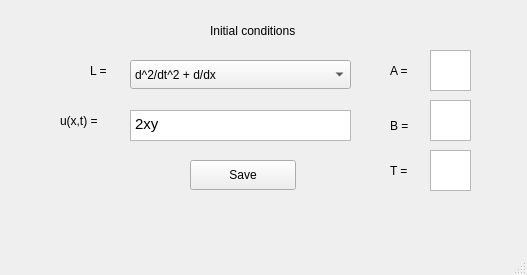
<?xml version="1.0" encoding="UTF-8"?>
<ui version="4.0">
 <class>MainWindow</class>
 <widget class="QMainWindow" name="MainWindow">
  <property name="geometry">
   <rect>
    <x>0</x>
    <y>0</y>
    <width>527</width>
    <height>275</height>
   </rect>
  </property>
  <property name="windowTitle">
   <string>MainWindow</string>
  </property>
  <widget class="QWidget" name="centralwidget">
   <widget class="QLabel" name="label">
    <property name="geometry">
     <rect>
      <x>90</x>
      <y>60</y>
      <width>41</width>
      <height>21</height>
     </rect>
    </property>
    <property name="text">
     <string>L =</string>
    </property>
   </widget>
   <widget class="QComboBox" name="comboBox">
    <property name="geometry">
     <rect>
      <x>130</x>
      <y>60</y>
      <width>221</width>
      <height>29</height>
     </rect>
    </property>
    <item>
     <property name="text">
      <string>d^2/dt^2 + d/dx</string>
     </property>
    </item>
    <item>
     <property name="text">
      <string/>
     </property>
    </item>
   </widget>
   <widget class="QLabel" name="label_2">
    <property name="geometry">
     <rect>
      <x>60</x>
      <y>110</y>
      <width>61</width>
      <height>21</height>
     </rect>
    </property>
    <property name="text">
     <string>u(x,t) =</string>
    </property>
   </widget>
   <widget class="QLabel" name="label_3">
    <property name="geometry">
     <rect>
      <x>390</x>
      <y>60</y>
      <width>31</width>
      <height>21</height>
     </rect>
    </property>
    <property name="text">
     <string>A =</string>
    </property>
   </widget>
   <widget class="QLabel" name="label_4">
    <property name="geometry">
     <rect>
      <x>390</x>
      <y>110</y>
      <width>31</width>
      <height>31</height>
     </rect>
    </property>
    <property name="text">
     <string>B = </string>
    </property>
   </widget>
   <widget class="QTextEdit" name="BText">
    <property name="geometry">
     <rect>
      <x>430</x>
      <y>100</y>
      <width>41</width>
      <height>41</height>
     </rect>
    </property>
   </widget>
   <widget class="QLabel" name="label_5">
    <property name="geometry">
     <rect>
      <x>390</x>
      <y>160</y>
      <width>41</width>
      <height>21</height>
     </rect>
    </property>
    <property name="text">
     <string>T = </string>
    </property>
   </widget>
   <widget class="QLabel" name="label_6">
    <property name="geometry">
     <rect>
      <x>210</x>
      <y>20</y>
      <width>141</width>
      <height>21</height>
     </rect>
    </property>
    <property name="text">
     <string>Initial conditions</string>
    </property>
   </widget>
   <widget class="QPushButton" name="pushButton">
    <property name="geometry">
     <rect>
      <x>190</x>
      <y>160</y>
      <width>106</width>
      <height>30</height>
     </rect>
    </property>
    <property name="text">
     <string>Save</string>
    </property>
   </widget>
   <widget class="QTextEdit" name="uText">
    <property name="geometry">
     <rect>
      <x>130</x>
      <y>110</y>
      <width>221</width>
      <height>31</height>
     </rect>
    </property>
    <property name="html">
     <string>&lt;!DOCTYPE HTML PUBLIC &quot;-//W3C//DTD HTML 4.0//EN&quot; &quot;http://www.w3.org/TR/REC-html40/strict.dtd&quot;&gt;
&lt;html&gt;&lt;head&gt;&lt;meta name=&quot;qrichtext&quot; content=&quot;1&quot; /&gt;&lt;style type=&quot;text/css&quot;&gt;
p, li { white-space: pre-wrap; }
&lt;/style&gt;&lt;/head&gt;&lt;body style=&quot; font-family:'Ubuntu'; font-size:11pt; font-weight:400; font-style:normal;&quot;&gt;
&lt;p style=&quot; margin-top:0px; margin-bottom:0px; margin-left:0px; margin-right:0px; -qt-block-indent:0; text-indent:0px;&quot;&gt;2xy&lt;/p&gt;&lt;/body&gt;&lt;/html&gt;</string>
    </property>
   </widget>
   <widget class="QTextEdit" name="AText">
    <property name="geometry">
     <rect>
      <x>430</x>
      <y>50</y>
      <width>41</width>
      <height>41</height>
     </rect>
    </property>
   </widget>
   <widget class="QTextEdit" name="TText">
    <property name="geometry">
     <rect>
      <x>430</x>
      <y>150</y>
      <width>41</width>
      <height>41</height>
     </rect>
    </property>
   </widget>
  </widget>
  <widget class="QMenuBar" name="menubar">
   <property name="geometry">
    <rect>
     <x>0</x>
     <y>0</y>
     <width>527</width>
     <height>26</height>
    </rect>
   </property>
  </widget>
  <widget class="QStatusBar" name="statusbar"/>
 </widget>
 <resources/>
 <connections/>
</ui>
